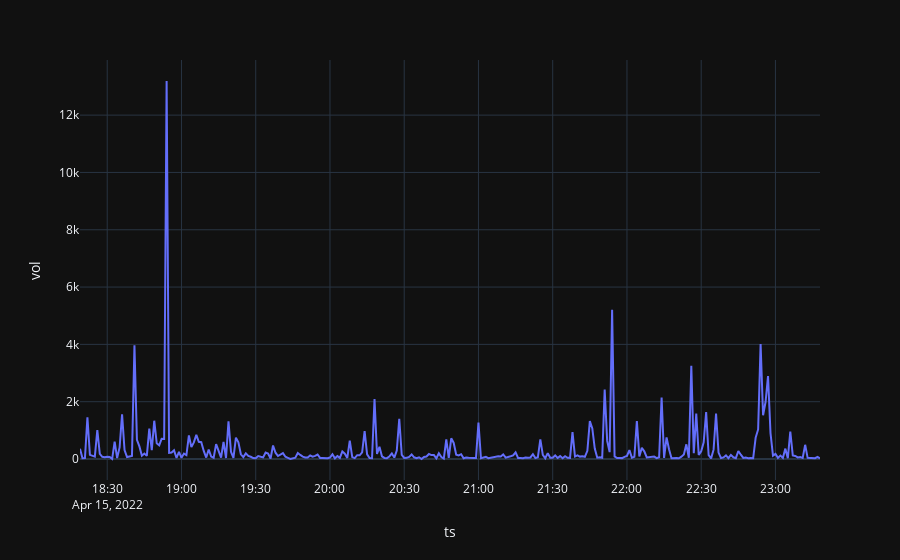

This figure's notebook cell:
### Code cell
px.line(df, x='ts', y='vol', template='plotly_dark')

### Figure 1 — Plotly figure (JSON) as saved in the notebook; plotly's stock layout.template omitted (floating-point values rounded to 4 significant figures; data arrays with more than 128 entries replaced by an {"elided": "..."} marker saying what was removed)
{"data": [{"hovertemplate": "ts=%{x}<br>vol=%{y}<extra></extra>", "legendgroup": "", "line": {"color": "#636efa", "dash": "solid"}, "marker": {"symbol": "circle"}, "mode": "lines", "name": "", "orientation": "v", "showlegend": false, "x": {"elided": "300 str values"}, "xaxis": "x", "y": {"elided": "300 float values"}, "yaxis": "y", "type": "scatter"}], "layout": {"xaxis": {"anchor": "y", "domain": [0.0, 1.0], "title": {"text": "ts"}}, "yaxis": {"anchor": "x", "domain": [0.0, 1.0], "title": {"text": "vol"}}, "legend": {"tracegroupgap": 0}, "margin": {"t": 60}}}
